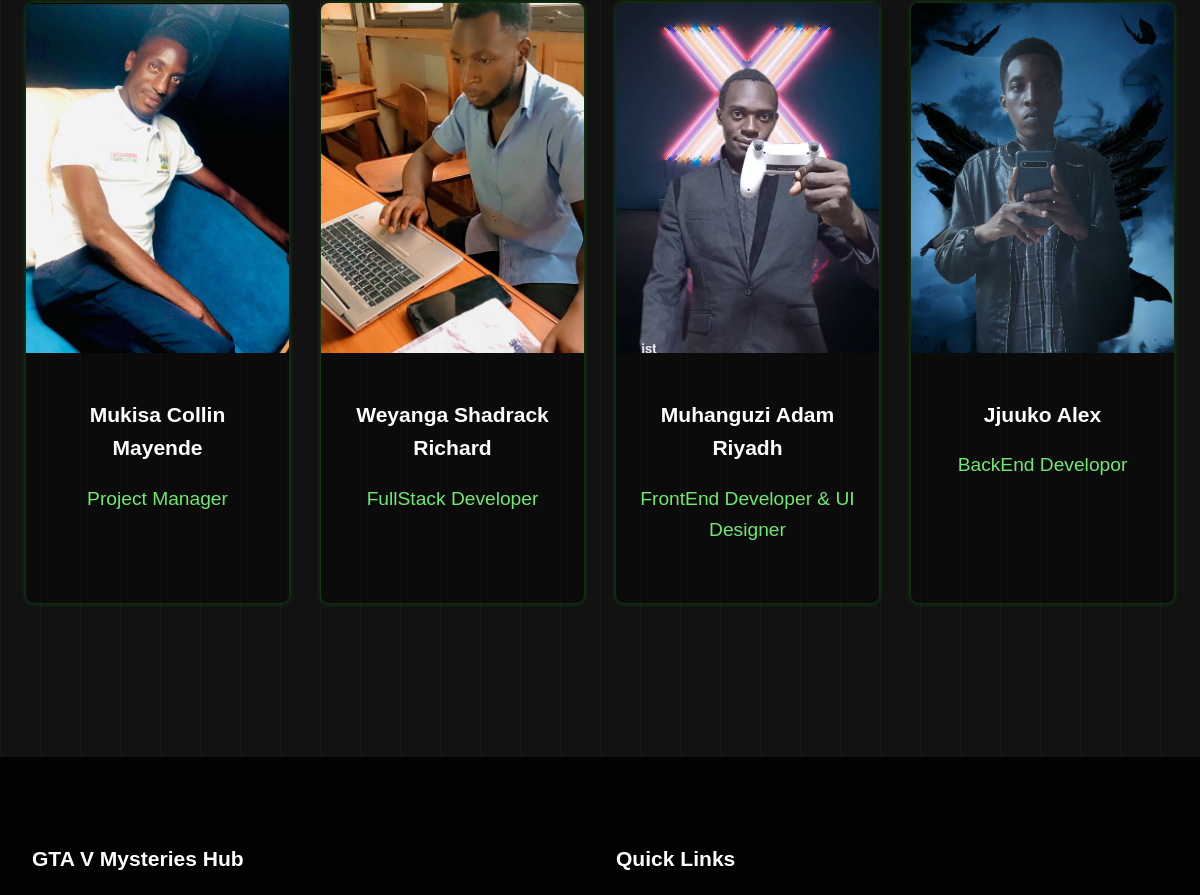
Page /about/ (middle part) on the earlier database version.
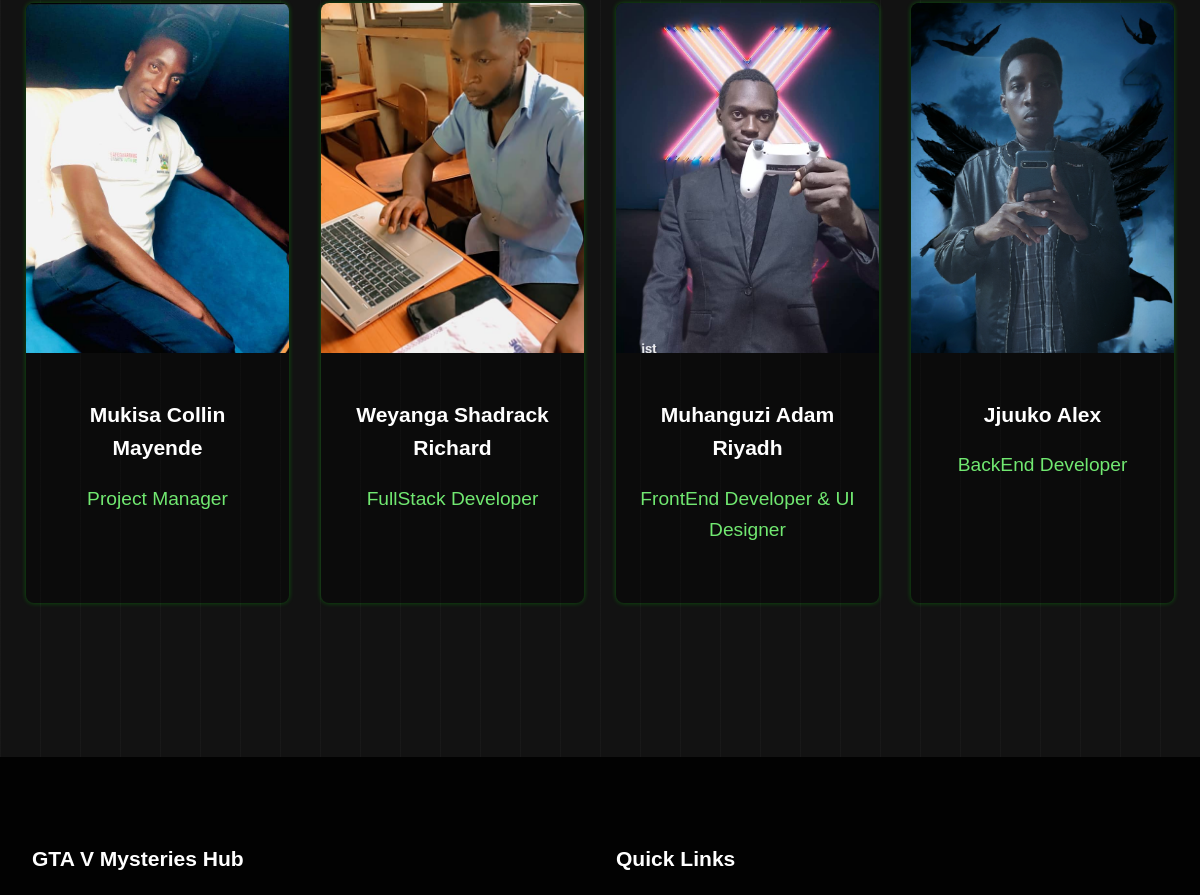
Same page on the later database version.
### mysteries/models.py (models this page shows, shortened)
class Developer(models.Model):
    name = models.CharField(max_length=100)
    role = models.CharField(max_length=100)
    image = models.ImageField(
        upload_to='developers/',
        default='developers/default.png',
        blank=True
    )

### mysteries/views.py (the view)
# urls.py: path('about/', views.about, name='about'),
def about(request:HttpRequest):
    developers = Developer.objects.all()
    context = {
        'developers': developers,
    }
    return render(request, 'about.html', context)

### mysteries/templates/about.html (shortened to what this page needs)
{% extends "base.html" %}
{% load static %}
{% block content %}
<section class="about-container">
        <div class="team-section">
            <div class="developers-grid">
                {% for developer in developers %}
                    <div class="developer-card">
                        <div class="developer-image">
                            <img src="{{ developer.image.url }}" alt="{{ developer.name }}">
                        </div>
                        <div class="developer-info">
                            <h3>{{ developer.name }}</h3>
                            <p class="role">{{ developer.role }}</p>
                        </div>
                    </div>
                {% endfor %}
            </div>
        </div>
</section>
{% endblock %}

Differences in the rows shown:
changed Developer "Jjuuko Alex": role "BackEnd Developor" → "BackEnd Developer"
